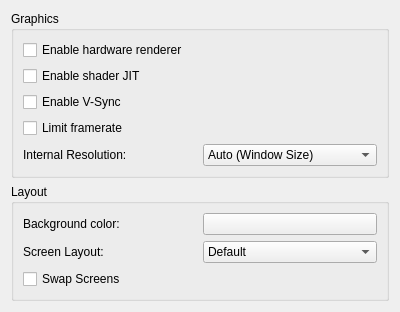
<?xml version="1.0" encoding="UTF-8"?>
<ui version="4.0">
 <class>ConfigureGraphics</class>
 <widget class="QWidget" name="ConfigureGraphics">
  <property name="geometry">
   <rect>
    <x>0</x>
    <y>0</y>
    <width>400</width>
    <height>300</height>
   </rect>
  </property>
  <property name="windowTitle">
   <string>Form</string>
  </property>
  <layout class="QVBoxLayout" name="verticalLayout">
   <item>
    <layout class="QVBoxLayout" name="verticalLayout_3">
     <item>
      <widget class="QGroupBox" name="groupBox">
       <property name="title">
        <string>Graphics</string>
       </property>
       <layout class="QVBoxLayout" name="verticalLayout_2">
        <item>
         <widget class="QCheckBox" name="toggle_hw_renderer">
          <property name="text">
           <string>Enable hardware renderer</string>
          </property>
         </widget>
        </item>
        <item>
         <widget class="QCheckBox" name="toggle_shader_jit">
          <property name="text">
           <string>Enable shader JIT</string>
          </property>
         </widget>
        </item>
        <item>
         <widget class="QCheckBox" name="toggle_vsync">
          <property name="text">
           <string>Enable V-Sync</string>
          </property>
         </widget>
        </item>
        <item>
         <widget class="QCheckBox" name="toggle_framelimit">
          <property name="text">
           <string>Limit framerate</string>
          </property>
         </widget>
        </item>
        <item>
          <layout class="QHBoxLayout" name="horizontalLayout">
            <item>
              <widget class="QLabel" name="label">
                <property name="text">
                  <string>Internal Resolution:</string>
                </property>
              </widget>
            </item>
            <item>
              <widget class="QComboBox" name="resolution_factor_combobox">
                <item>
                  <property name="text">
                    <string notr="true">Auto (Window Size)</string>
                  </property>
                </item>
                <item>
                  <property name="text">
                    <string notr="true">Native (400x240)</string>
                  </property>
                </item>
                <item>
                  <property name="text">
                    <string notr="true">2x Native (800x480)</string>
                  </property>
                </item>
                <item>
                  <property name="text">
                    <string notr="true">3x Native (1200x720)</string>
                  </property>
                </item>
                <item>
                  <property name="text">
                    <string notr="true">4x Native (1600x960)</string>
                  </property>
                </item>
                <item>
                  <property name="text">
                    <string notr="true">5x Native (2000x1200)</string>
                  </property>
                </item>
                <item>
                  <property name="text">
                    <string notr="true">6x Native (2400x1440)</string>
                  </property>
                </item>
                <item>
                  <property name="text">
                    <string notr="true">7x Native (2800x1680)</string>
                  </property>
                </item>
                <item>
                  <property name="text">
                    <string notr="true">8x Native (3200x1920)</string>
                  </property>
                </item>
                <item>
                  <property name="text">
                    <string notr="true">9x Native (3600x2160)</string>
                  </property>
                </item>
                <item>
                  <property name="text">
                    <string notr="true">10x Native (4000x2400)</string>
                  </property>
                </item>
              </widget>
            </item>
          </layout>
        </item>
       </layout>
      </widget>
     </item>
    </layout>
   </item>
   <item>
    <widget class="QGroupBox" name="layoutBox">
     <property name="title">
      <string>Layout</string>
     </property>
     <layout class="QHBoxLayout" name="horizontalLayout_3">
      <item>
       <layout class="QVBoxLayout" name="verticalLayout_4">
        <item>
         <layout class="QHBoxLayout" name="horizontalLayout_4">
          <item>
           <widget class="QLabel" name="label2">
            <property name="text">
             <string>Background color:</string>
            </property>
           </widget>
          </item>
          <item>
           <widget class="QPushButton" name="layout_bg">
           </widget>
          </item>
         </layout>
        </item>
        <item>
         <layout class="QHBoxLayout" name="horizontalLayout_5">
          <item>
           <widget class="QLabel" name="label1">
            <property name="text">
             <string>Screen Layout:</string>
            </property>
           </widget>
          </item>
          <item>
           <widget class="QComboBox" name="layout_combobox">
            <item>
             <property name="text">
              <string notr="true">Default</string>
             </property>
            </item>
            <item>
             <property name="text">
              <string notr="true">Single Screen</string>
             </property>
            </item>
            <item>
             <property name="text">
              <string notr="true">Large Screen</string>
             </property>
            </item>
           </widget>
          </item>
         </layout>
        </item>
        <item>
         <widget class="QCheckBox" name="swap_screen">
          <property name="text">
           <string>Swap Screens</string>
          </property>
         </widget>
        </item>
       </layout>
      </item>
     </layout>
    </widget>
   </item>
   <item>
    <spacer name="verticalSpacer">
     <property name="orientation">
      <enum>Qt::Vertical</enum>
     </property>
     <property name="sizeHint" stdset="0">
      <size>
       <width>20</width>
       <height>40</height>
      </size>
     </property>
    </spacer>
   </item>
  </layout>
 </widget>
 <resources/>
 <connections>
  <connection>
   <sender>toggle_hw_renderer</sender>
   <signal>toggled(bool)</signal>
   <receiver>resolution_factor_combobox</receiver>
   <slot>setEnabled(bool)</slot>
  </connection>
 </connections>
</ui>
